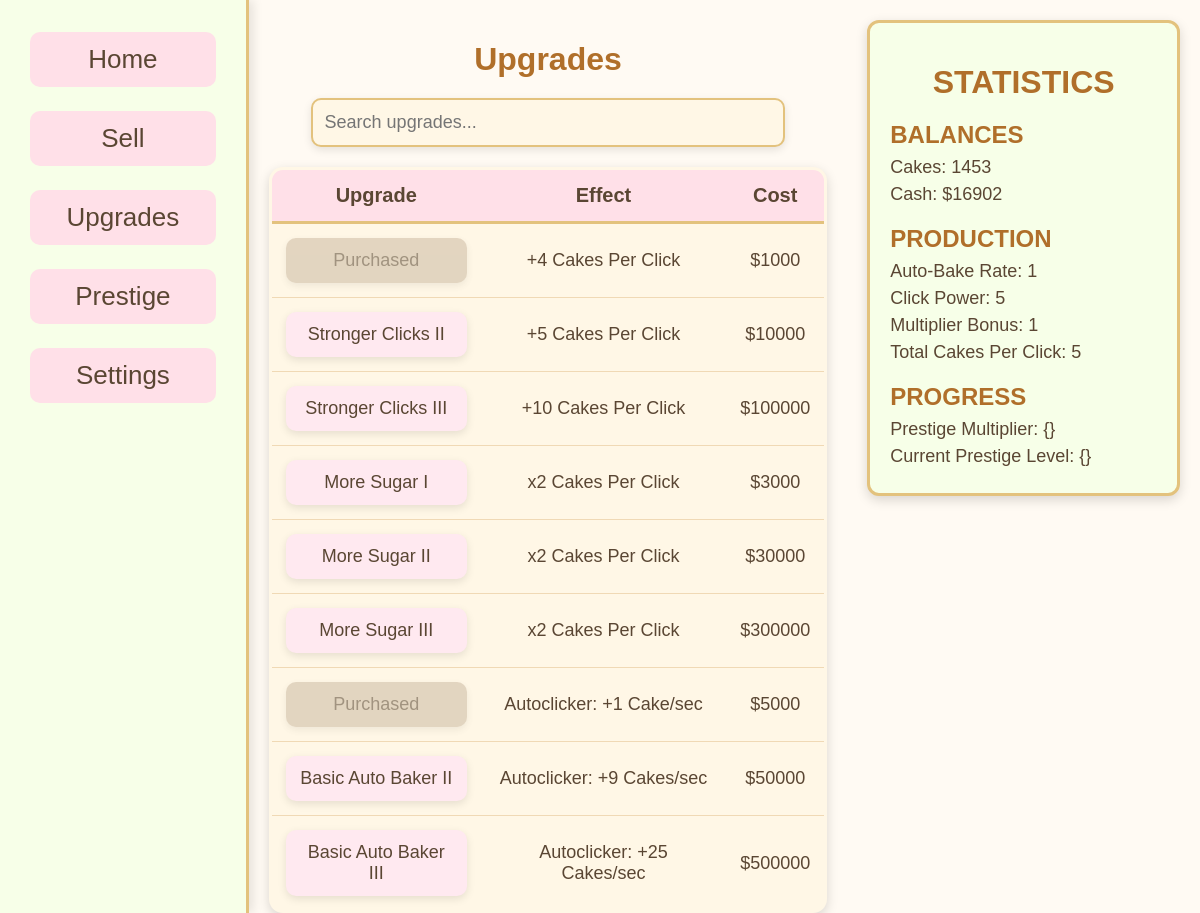
The app's page /upgrades.php (signed in), older data.
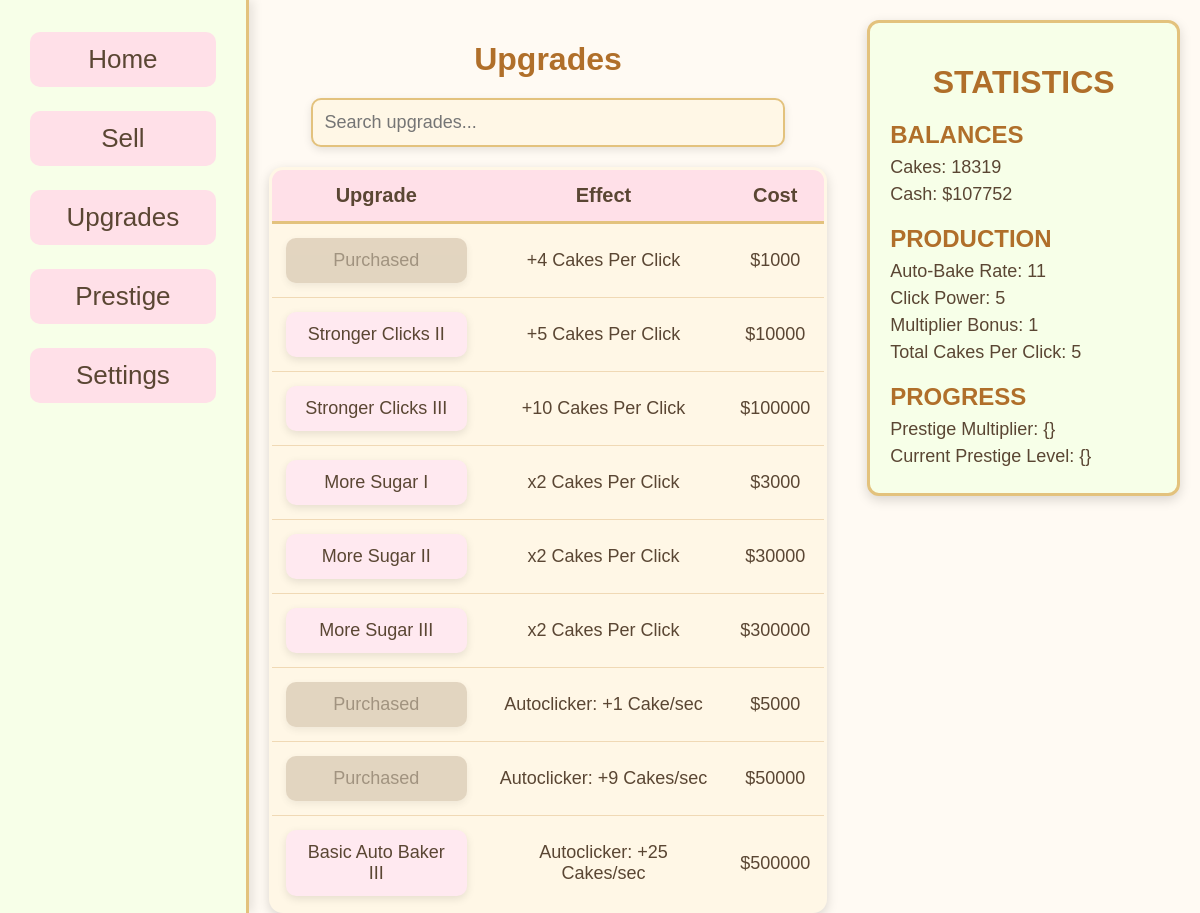
The same page, newer data.
### tables this page shows
CREATE TABLE "player_save" (
    id INTEGER PRIMARY KEY,
    cakes INTEGER DEFAULT 0,
    currency INTEGER DEFAULT 0, "multiplier" INTEGER DEFAULT 1, clickPower INTEGER DEFAULT 1, cps INTEGER DEFAULT 0, prestige_level INTEGER DEFAULT 0, prestige_multiplier REAL DEFAULT 1, "lifetime" INTEGER DEFAULT 0, `bonus` INTEGER DEFAULT 0,
    FOREIGN KEY (id) REFERENCES users(id)
);

### upgrades.php (the view, shortened to what the changed rows need)
<?php
$current_cakes = 0;
$current_currency = 0;
$current_multiplier = 1;
$current_clickPower = 1;
$current_cps = 0;
require_once __DIR__ . '/php/config.php';
if(isset($_SESSION['user_id'])) {
    try {
        $dsn = "sqlite:$db";
        $pdo = new \PDO($dsn);
        $pdo->setAttribute(\PDO::ATTR_ERRMODE, \PDO::ERRMODE_EXCEPTION);
        $stmt = $pdo->prepare("
            SELECT cakes, currency, multiplier, clickPower, cps, bonus
            FROM player_save
            WHERE id = :user_id
        ");
        $stmt->execute([':user_id' => $_SESSION['user_id']]);
        $player_data = $stmt->fetch(\PDO::FETCH_ASSOC);
        if($player_data) {
            $current_cakes = (int)$player_data['cakes'];
            $current_currency = (int)$player_data['currency'];
            $current_multiplier = (int)$player_data['multiplier'];
            $current_clickPower = (int)$player_data['clickPower'];
            $current_cps = (int)$player_data['cps'];
        }
    } catch (\PDOException $e) {
        echo "Database connection failed: " . $e->getMessage();
    }
} else {
    header("Location: index.php");
    exit();
}
$purchased_upgrades = [];
$stmt2 = $pdo->prepare("
    SELECT upgrade_name, purchased
    FROM player_upgrades
    WHERE user_id = :user_id
");
$stmt2->execute([':user_id' => $_SESSION['user_id']]);
while ($row = $stmt2->fetch(PDO::FETCH_ASSOC)) {
    $purchased_upgrades[$row['upgrade_name']] = $row['purchased'];
}
$Baker2Purchased = $purchased_upgrades["Basic Auto Baker II"] ?? 0;
?>
<!DOCTYPE html>
<html lang="en">
<head>
    <link rel="stylesheet" href="Styles/index.css">
</head>
<body>
<div class="column2">
    <div id="upgradeSect">
        <h1>Upgrades</h1>
        <div id="upgradeTable">
            <table>
                <tr>
                    <th>Upgrade</th>
                    <th>Effect</th>
                    <th>Cost</th>
                </tr>
                <tr>
                    <td>
                        <button id="autoBake2" <?php if ($Baker2Purchased) echo "disabled"; ?>>
                            <?php echo $Baker2Purchased ? "Purchased" : "Basic Auto Baker II"; ?>
                        </button>
                    </td>
                </tr>
            </table>
        </div>
    </div>
</div>
<div class="column3">
    <div id="stats">
        <h1>STATISTICS</h1>
        <h2>BALANCES</h2>
        <ul>
            <li>Cakes: <span id="cakeStat" data-cake><?php echo $current_cakes; ?></span></li>
            <li>Cash: $<span id="money"><?php echo $current_currency; ?></span></li>
        </ul>
        <h2>PRODUCTION</h2>
        <ul>
            <li>Auto-Bake Rate: <?php echo $current_cps?></li>
            <li>Click Power: <?php echo $current_clickPower ?></li>
            <li>Multiplier Bonus: <?php echo $current_multiplier?></li>
            <li>Total Cakes Per Click: <?php echo $current_clickPower * $current_multiplier?></li>
        </ul>
        <h2>PROGRESS</h2>
    </div>
</div>
</body>
</html>

Row changes from the older to the newer data that the page shows:
changed player_save: cakes "1453" → "18319"; currency "16902" → "107752"; cps "1" → "11"
Text that changed along with them:
text no longer shown: "Basic Auto Baker II"
text now shown: "Purchased"
